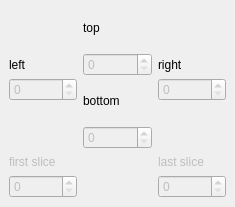
  <widget class="QDockWidget" name="Crop">
   <property name="minimumSize">
    <size>
     <width>235</width>
     <height>207</height>
    </size>
   </property>
   <property name="floating">
    <bool>false</bool>
   </property>
   <property name="windowTitle">
    <string>Crop Volume</string>
   </property>
   <attribute name="dockWidgetArea">
    <number>2</number>
   </attribute>
   <widget class="QWidget" name="dockWidgetContents_5">
    <layout class="QGridLayout" name="gridLayout_13">
     <item row="0" column="0">
      <layout class="QGridLayout" name="gridLayout_12">
       <item row="0" column="0">
        <layout class="QVBoxLayout" name="verticalLayout">
         <item>
          <spacer name="verticalSpacer_2">
           <property name="orientation">
            <enum>Qt::Vertical</enum>
           </property>
           <property name="sizeHint" stdset="0">
            <size>
             <width>20</width>
             <height>40</height>
            </size>
           </property>
          </spacer>
         </item>
         <item>
          <widget class="QLabel" name="label_19">
           <property name="text">
            <string>left</string>
           </property>
          </widget>
         </item>
         <item>
          <widget class="QSpinBox" name="spinBox_left">
           <property name="enabled">
            <bool>false</bool>
           </property>
           <property name="maximum">
            <number>5000</number>
           </property>
          </widget>
         </item>
         <item>
          <spacer name="verticalSpacer">
           <property name="orientation">
            <enum>Qt::Vertical</enum>
           </property>
           <property name="sizeHint" stdset="0">
            <size>
             <width>20</width>
             <height>40</height>
            </size>
           </property>
          </spacer>
         </item>
        </layout>
       </item>
       <item row="0" column="1">
        <layout class="QVBoxLayout" name="verticalLayout_2">
         <item>
          <widget class="QLabel" name="label_20">
           <property name="text">
            <string>top</string>
           </property>
          </widget>
         </item>
         <item>
          <widget class="QSpinBox" name="spinBox_top">
           <property name="enabled">
            <bool>false</bool>
           </property>
           <property name="maximum">
            <number>5000</number>
           </property>
          </widget>
         </item>
         <item>
          <widget class="QLabel" name="label_21">
           <property name="text">
            <string>bottom</string>
           </property>
          </widget>
         </item>
         <item>
          <widget class="QSpinBox" name="spinBox_bottom">
           <property name="enabled">
            <bool>false</bool>
           </property>
           <property name="maximum">
            <number>5000</number>
           </property>
          </widget>
         </item>
        </layout>
       </item>
       <item row="0" column="2">
        <layout class="QVBoxLayout" name="verticalLayout_3">
         <item>
          <spacer name="verticalSpacer_3">
           <property name="orientation">
            <enum>Qt::Vertical</enum>
           </property>
           <property name="sizeHint" stdset="0">
            <size>
             <width>20</width>
             <height>40</height>
            </size>
           </property>
          </spacer>
         </item>
         <item>
          <widget class="QLabel" name="label_22">
           <property name="text">
            <string>right</string>
           </property>
          </widget>
         </item>
         <item>
          <widget class="QSpinBox" name="spinBox_right">
           <property name="enabled">
            <bool>false</bool>
           </property>
           <property name="maximum">
            <number>5000</number>
           </property>
          </widget>
         </item>
         <item>
          <spacer name="verticalSpacer_4">
           <property name="orientation">
            <enum>Qt::Vertical</enum>
           </property>
           <property name="sizeHint" stdset="0">
            <size>
             <width>20</width>
             <height>40</height>
            </size>
           </property>
          </spacer>
         </item>
        </layout>
       </item>
       <item row="1" column="2">
        <widget class="QLabel" name="label_6">
         <property name="enabled">
          <bool>false</bool>
         </property>
         <property name="sizePolicy">
          <sizepolicy hsizetype="Minimum" vsizetype="Minimum">
           <horstretch>0</horstretch>
           <verstretch>0</verstretch>
          </sizepolicy>
         </property>
         <property name="text">
          <string>last slice</string>
         </property>
        </widget>
       </item>
       <item row="1" column="0">
        <widget class="QLabel" name="label_5">
         <property name="enabled">
          <bool>false</bool>
         </property>
         <property name="sizePolicy">
          <sizepolicy hsizetype="Minimum" vsizetype="Minimum">
           <horstretch>0</horstretch>
           <verstretch>0</verstretch>
          </sizepolicy>
         </property>
         <property name="text">
          <string>first slice</string>
         </property>
        </widget>
       </item>
       <item row="2" column="0">
        <widget class="QSpinBox" name="spinBox_first">
         <property name="enabled">
          <bool>false</bool>
         </property>
         <property name="maximum">
          <number>999999</number>
         </property>
        </widget>
       </item>
       <item row="2" column="2">
        <widget class="QSpinBox" name="spinBox_last">
         <property name="enabled">
          <bool>false</bool>
         </property>
         <property name="maximum">
          <number>999999</number>
         </property>
        </widget>
       </item>
      </layout>
     </item>
    </layout>
   </widget>
  </widget>
